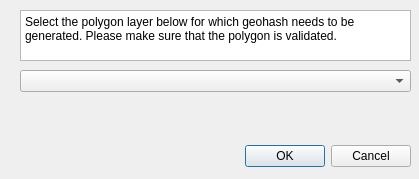
<?xml version="1.0" encoding="UTF-8"?>
<ui version="4.0">
 <class>GeohasherDialogBase</class>
 <widget class="QDialog" name="GeohasherDialogBase">
  <property name="geometry">
   <rect>
    <x>0</x>
    <y>0</y>
    <width>419</width>
    <height>179</height>
   </rect>
  </property>
  <property name="windowTitle">
   <string>Geohash Generator</string>
  </property>
  <widget class="QDialogButtonBox" name="button_box">
   <property name="geometry">
    <rect>
     <x>70</x>
     <y>140</y>
     <width>341</width>
     <height>32</height>
    </rect>
   </property>
   <property name="orientation">
    <enum>Qt::Horizontal</enum>
   </property>
   <property name="standardButtons">
    <set>QDialogButtonBox::Cancel|QDialogButtonBox::Ok</set>
   </property>
  </widget>
  <widget class="QTextBrowser" name="textBrowser">
   <property name="geometry">
    <rect>
     <x>20</x>
     <y>10</y>
     <width>391</width>
     <height>51</height>
    </rect>
   </property>
   <property name="html">
    <string>&lt;!DOCTYPE HTML PUBLIC &quot;-//W3C//DTD HTML 4.0//EN&quot; &quot;http://www.w3.org/TR/REC-html40/strict.dtd&quot;&gt;
&lt;html&gt;&lt;head&gt;&lt;meta name=&quot;qrichtext&quot; content=&quot;1&quot; /&gt;&lt;meta charset=&quot;utf-8&quot; /&gt;&lt;style type=&quot;text/css&quot;&gt;
p, li { white-space: pre-wrap; }
hr { height: 1px; border-width: 0; }
li.unchecked::marker { content: &quot;\2610&quot;; }
li.checked::marker { content: &quot;\2612&quot;; }
&lt;/style&gt;&lt;/head&gt;&lt;body style=&quot; font-family:'Segoe UI'; font-size:9pt; font-weight:400; font-style:normal;&quot;&gt;
&lt;p style=&quot; margin-top:0px; margin-bottom:0px; margin-left:0px; margin-right:0px; -qt-block-indent:0; text-indent:0px;&quot;&gt;Select the polygon layer below for which geohash needs to be generated. Please make sure that the polygon is validated.&lt;/p&gt;&lt;/body&gt;&lt;/html&gt;</string>
   </property>
  </widget>
  <widget class="QComboBox" name="comboBox">
   <property name="geometry">
    <rect>
     <x>20</x>
     <y>70</y>
     <width>391</width>
     <height>22</height>
    </rect>
   </property>
  </widget>
 </widget>
 <resources/>
 <connections>
  <connection>
   <sender>button_box</sender>
   <signal>accepted()</signal>
   <receiver>GeohasherDialogBase</receiver>
   <slot>accept()</slot>
   <hints>
    <hint type="sourcelabel">
     <x>20</x>
     <y>20</y>
    </hint>
    <hint type="destinationlabel">
     <x>20</x>
     <y>20</y>
    </hint>
   </hints>
  </connection>
  <connection>
   <sender>button_box</sender>
   <signal>rejected()</signal>
   <receiver>GeohasherDialogBase</receiver>
   <slot>reject()</slot>
   <hints>
    <hint type="sourcelabel">
     <x>20</x>
     <y>20</y>
    </hint>
    <hint type="destinationlabel">
     <x>20</x>
     <y>20</y>
    </hint>
   </hints>
  </connection>
 </connections>
</ui>
